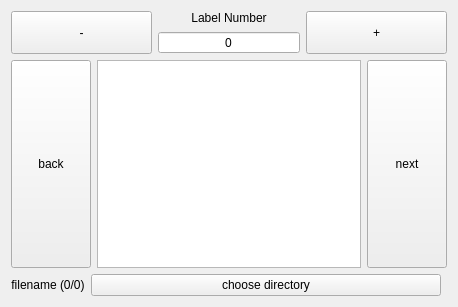
<?xml version="1.0" encoding="UTF-8"?>
<ui version="4.0">
 <class>LabelMaker</class>
 <widget class="QWidget" name="LabelMaker">
  <property name="geometry">
   <rect>
    <x>0</x>
    <y>0</y>
    <width>458</width>
    <height>307</height>
   </rect>
  </property>
  <property name="windowTitle">
   <string>LabelMaker</string>
  </property>
  <layout class="QGridLayout" name="gridLayout">
   <item row="2" column="0" colspan="2">
    <layout class="QHBoxLayout" name="horizontalLayout">
     <item>
      <widget class="QPushButton" name="pushBack">
       <property name="sizePolicy">
        <sizepolicy hsizetype="Minimum" vsizetype="Preferred">
         <horstretch>0</horstretch>
         <verstretch>0</verstretch>
        </sizepolicy>
       </property>
       <property name="text">
        <string>back</string>
       </property>
      </widget>
     </item>
     <item>
      <widget class="MyQView" name="graphicsView">
       <property name="sizePolicy">
        <sizepolicy hsizetype="Expanding" vsizetype="Expanding">
         <horstretch>0</horstretch>
         <verstretch>0</verstretch>
        </sizepolicy>
       </property>
       <property name="cursor" stdset="0">
        <cursorShape>BlankCursor</cursorShape>
       </property>
       <property name="verticalScrollBarPolicy">
        <enum>Qt::ScrollBarAlwaysOff</enum>
       </property>
       <property name="horizontalScrollBarPolicy">
        <enum>Qt::ScrollBarAlwaysOff</enum>
       </property>
      </widget>
     </item>
     <item>
      <widget class="QPushButton" name="pushNext">
       <property name="sizePolicy">
        <sizepolicy hsizetype="Minimum" vsizetype="Preferred">
         <horstretch>0</horstretch>
         <verstretch>0</verstretch>
        </sizepolicy>
       </property>
       <property name="text">
        <string>next</string>
       </property>
      </widget>
     </item>
    </layout>
   </item>
   <item row="0" column="0" colspan="2">
    <layout class="QHBoxLayout" name="horizontalLayout_3">
     <item>
      <widget class="QPushButton" name="pushMinus">
       <property name="sizePolicy">
        <sizepolicy hsizetype="Minimum" vsizetype="Minimum">
         <horstretch>0</horstretch>
         <verstretch>0</verstretch>
        </sizepolicy>
       </property>
       <property name="text">
        <string>-</string>
       </property>
      </widget>
     </item>
     <item>
      <layout class="QVBoxLayout" name="verticalLayout">
       <item>
        <widget class="QLabel" name="label">
         <property name="sizePolicy">
          <sizepolicy hsizetype="Preferred" vsizetype="Fixed">
           <horstretch>0</horstretch>
           <verstretch>0</verstretch>
          </sizepolicy>
         </property>
         <property name="text">
          <string>Label Number</string>
         </property>
         <property name="alignment">
          <set>Qt::AlignCenter</set>
         </property>
        </widget>
       </item>
       <item>
        <widget class="QSpinBox" name="spinLabelNumber">
         <property name="alignment">
          <set>Qt::AlignCenter</set>
         </property>
         <property name="buttonSymbols">
          <enum>QAbstractSpinBox::NoButtons</enum>
         </property>
        </widget>
       </item>
      </layout>
     </item>
     <item>
      <widget class="QPushButton" name="pushPlus">
       <property name="sizePolicy">
        <sizepolicy hsizetype="Minimum" vsizetype="Minimum">
         <horstretch>0</horstretch>
         <verstretch>0</verstretch>
        </sizepolicy>
       </property>
       <property name="text">
        <string>+</string>
       </property>
      </widget>
     </item>
    </layout>
   </item>
   <item row="5" column="0">
    <layout class="QHBoxLayout" name="horizontalLayout_4">
     <item>
      <widget class="QLabel" name="labelFilename">
       <property name="text">
        <string>filename (0/0)</string>
       </property>
       <property name="alignment">
        <set>Qt::AlignCenter</set>
       </property>
      </widget>
     </item>
     <item>
      <widget class="QPushButton" name="pushChooseDirectory">
       <property name="sizePolicy">
        <sizepolicy hsizetype="Expanding" vsizetype="Fixed">
         <horstretch>0</horstretch>
         <verstretch>0</verstretch>
        </sizepolicy>
       </property>
       <property name="text">
        <string>choose directory</string>
       </property>
      </widget>
     </item>
    </layout>
   </item>
  </layout>
 </widget>
 <layoutdefault spacing="6" margin="11"/>
 <customwidgets>
  <customwidget>
   <class>MyQView</class>
   <extends>QGraphicsView</extends>
   <header>MyQView.h</header>
  </customwidget>
 </customwidgets>
 <resources/>
 <connections/>
</ui>
